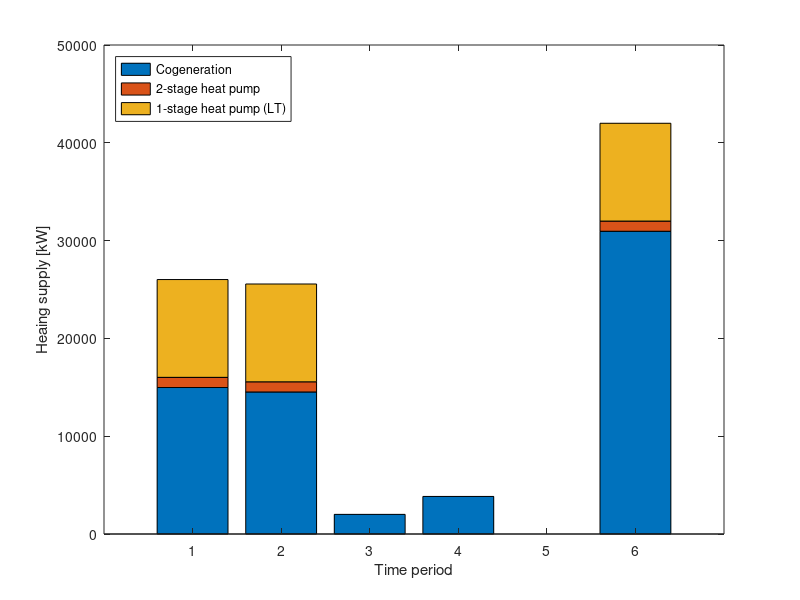

Write MATLAB code to recreate this figure. (Note: this script raises an error after producing the figure.)

function part2_results()
% Generate 4 graphs
heating_supply
capex
E_supply
E_usage
end


function heating_supply()
Q = zeros(6, 3);
cogen = [14978.36	14523.06	2007.06	3840.64	0	30957.6];
twostg = [1039.78	1039.78	0	0	0	1039.78];
onestg = [10000	10000	0	0	0	10000];

for i = 1:6
    Q(i, 1) = cogen(i);
    Q(i, 2) = twostg(i);
    Q(i, 3) = onestg(i);
end

heat_plt = bar(Q, 'stacked')
xlabel('Time period')
ylabel('Heaing supply [kW]')
legend('Cogeneration', '2-stage heat pump', '1-stage heat pump (LT)', 'Location', 'northwest');
figExport(5, 4, 'heat_supply')

end

function capex()
costs = [355828.0496 86690.7217 1162149.096 152598.0475];
labels = {'Cogeneration', '2-stage heat pump', '1-stage heat pump', 'PV'};
capex_plt = pie(costs, '.2f%')
legend(labels, 'Location', 'southwest')

figExport(5, 5, 'capex')
end

function E_supply()
E = zeros(6, 3);
grid = [0	0	8558.09	8032.28	2244.97	0];
cogen = [14978.4	14523.1	2007.06	3840.63	0	30957.5];
PV = [277.28	235.895	1671.95	364.188	401.435	0];

for i = 1:6
    E(i, 1) = grid(i);
    E(i, 2) = cogen(i);
    E(i, 3) = PV(i);
end

E_supply = bar(E, 'stacked')
xlabel('Time period')
ylabel('Electricity supply [kW]')
legend('Grid', 'Cogeneration', 'PV', 'Location', 'northwest');
figExport(5, 4, 'E_supply')


end

function E_usage()
E = zeros(6, 4);
demand = [12237.1	12237.1	12237.1	12237.1	2626.4	12237.1];
onestg = [2069.68	2012.03	0	0	0	2242.62];
twostg = [509.828	509.828	0	0	0	510];
sell = [439.029	0	0	0	0	15968];

for i = 1:6
   E(i, 1) = demand(i);
   E(i, 2) = onestg(i);
   E(i, 3) = twostg(i);
   E(i, 4) = sell(i);
end
E
E_usage = bar(E, 'stacked')
xlabel('Time period')
ylabel('Electricity usage [kW]')
legend('Demand', '1-stage heat pump', '2-stage heat pump', 'sell', 'Location', 'northwest');
figExport(5, 4, 'E_usage')

end

function figExport(w,h,name)
fig = gcf;
fig.PaperOrientation = 'landscape';
fig.PaperSize = [w h];
fig.PaperPosition = [0 0 w h];
% fig.Renderer = 'Painters'; % for 3D plots
print(gcf, '-dpdf', [pwd '/figures/' name '.pdf']);
end
